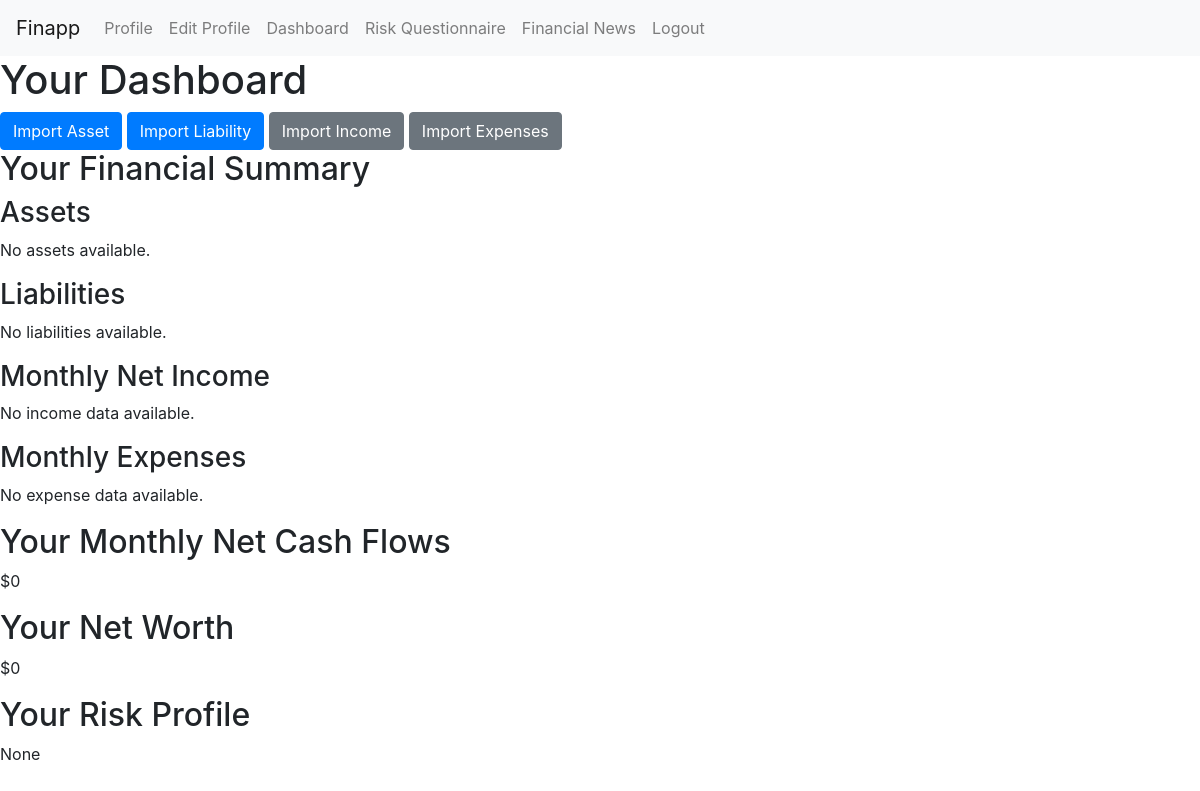
Page /Finapp/dashboard/ (signed in) on the earlier database version.
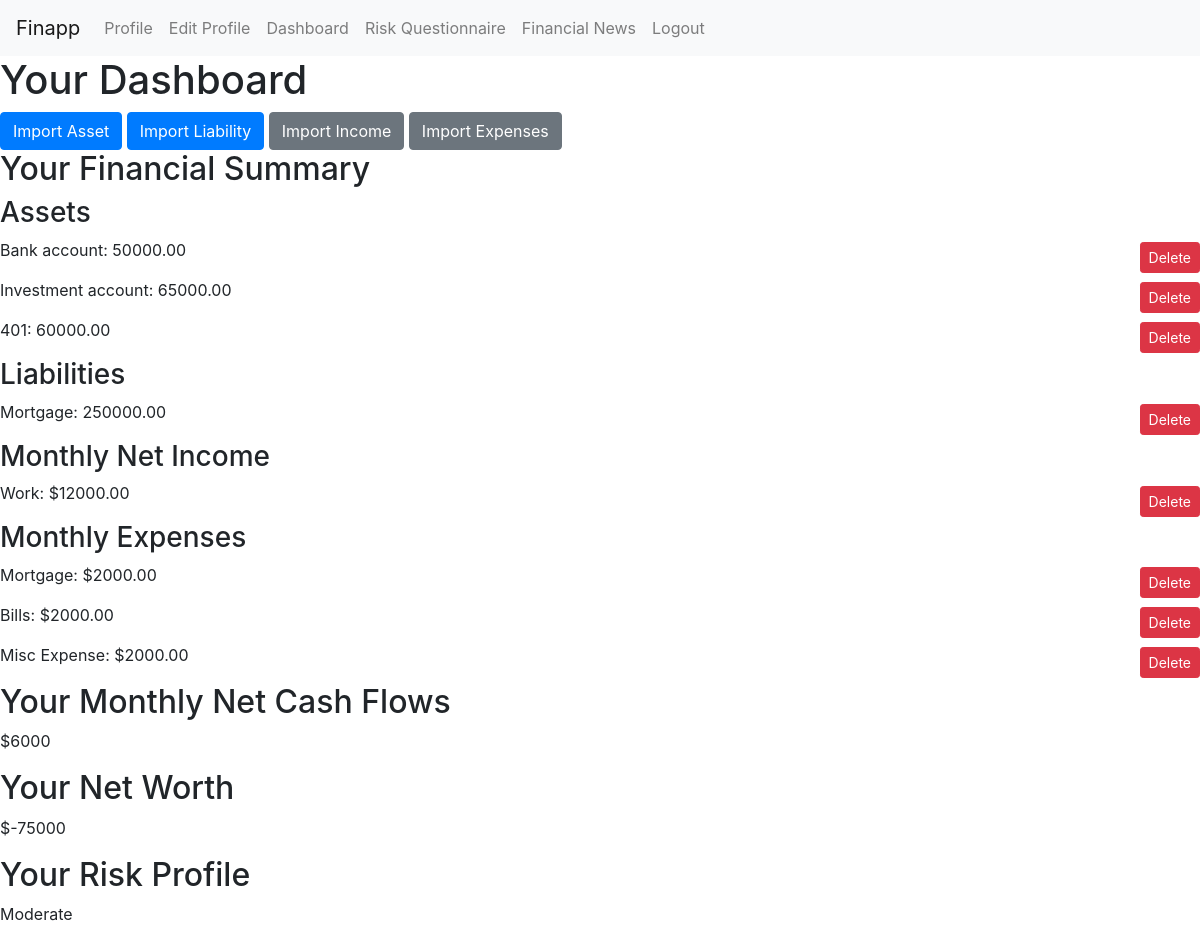
Same page on the later database version.
### Finapp/models.py (models this page shows, shortened)
class Asset(models.Model):
    name = models.CharField(max_length=100)
    amount = models.DecimalField(max_digits=10, decimal_places=2)
    user = models.ForeignKey(User, null=True, on_delete=models.CASCADE)

class Liability(models.Model):
    name = models.CharField(max_length=100)
    amount = models.DecimalField(max_digits=10, decimal_places=2)
    user = models.ForeignKey(User, null=True, on_delete=models.CASCADE)

class Income(models.Model):
    user = models.ForeignKey(User, on_delete=models.CASCADE)
    name = models.CharField(max_length=100, default='Misc Income')
    net_income = models.DecimalField(max_digits=10, decimal_places=2)
    date_added = models.DateField(auto_now_add=True)

class Expense(models.Model):
    user = models.ForeignKey(User, on_delete=models.CASCADE)
    name = models.CharField(max_length=100, default='Misc Expense')
    amount = models.DecimalField(max_digits=10, decimal_places=2)
    date_added = models.DateField(auto_now_add=True)
    expense_type = models.CharField(max_length=50)

class UserProfile(models.Model):
    user = models.OneToOneField(User, on_delete=models.CASCADE)
    full_name = models.CharField(max_length=255)
    bio = models.TextField(blank=True)
    profile_picture = models.ImageField(upload_to='profile_pics/', blank=True)
    risk_profile = models.CharField(max_length=50, blank=True, null=True)

### Finapp/views.py (the view)
# urls.py: path('dashboard/', views.dashboard, name='dashboard'),
@login_required
def dashboard(request):
    assets = Asset.objects.filter(user=request.user)
    liabilities = Liability.objects.filter(user=request.user)
    user_profile = UserProfile.objects.get(user=request.user)  # Get the user profile
    incomes = Income.objects.filter(user=request.user)
    expenses = Expense.objects.filter(user=request.user)
    total_assets = assets.aggregate(total=Sum('amount'))['total'] or 0
    total_liabilities = liabilities.aggregate(total=Sum('amount'))['total'] or 0
    total_incomes = incomes.aggregate(total=Sum('net_income'))['total'] or 0
    total_expenses = expenses.aggregate(total=Sum('amount'))['total'] or 0
    net_cash_flows = total_incomes - total_expenses
    net_worth = total_assets - total_liabilities
    context = {
        'assets': assets,
        'liabilities': liabilities,
        'net_worth': net_worth,
        'net_cash_flows': net_cash_flows,  # Added this line
        'risk_profile': user_profile.risk_profile if user_profile else None,
        'incomes': incomes,
        'expenses': expenses,
    }
    return render(request, 'dashboard.html', context)

### Finapp/templates/dashboard.html
{% extends 'base.html' %}
{% block content %}
    <h1>Your Dashboard</h1>
    <div class="dashboard-links">
        <a href="{% url 'Finapp:import_asset' %}" class="btn btn-primary">Import Asset</a>
        <a href="{% url 'Finapp:import_liability' %}" class="btn btn-primary">Import Liability</a>
        <a href="{% url 'Finapp:import_income' %}" class="btn btn-secondary">Import Income</a>
        <a href="{% url 'Finapp:import_expense' %}" class="btn btn-secondary">Import Expenses</a>
    </div>
    <div class="financial-summary">
        <h2>Your Financial Summary</h2>
        <h3>Assets</h3>
        {% for asset in assets %}
            <div class="financial-data" style="display: flex; justify-content: space-between; align-items: center;">
                <p>{{ asset.name }}: {{ asset.amount }}</p>
                <a href="{% url 'Finapp:delete_asset' asset.id %}" class="btn btn-danger btn-sm" style="margin-left: 10px;">Delete</a>
            </div>
        {% empty %}
            <p>No assets available.</p>
        {% endfor %}
        <h3>Liabilities</h3>
        {% for liability in liabilities %}
            <div class="financial-data" style="display: flex; justify-content: space-between; align-items: center;">
                <p>{{ liability.name }}: {{ liability.amount }}</p>
                <a href="{% url 'Finapp:delete_liability' liability.id %}" class="btn btn-danger btn-sm" style="margin-left: 10px;">Delete</a>
            </div>
        {% empty %}
            <p>No liabilities available.</p>
        {% endfor %}
        <h3>Monthly Net Income</h3>
        {% for income in incomes %}
            <div class="financial-data" style="display: flex; justify-content: space-between; align-items: center;">
                <p>{{ income.name }}: ${{ income.net_income }}</p>
                <a href="{% url 'Finapp:delete_income' income.id %}" class="btn btn-danger btn-sm" style="margin-left: 10px;">Delete</a>
            </div>
        {% empty %}
            <p>No income data available.</p>
        {% endfor %}
        <h3>Monthly Expenses</h3>
        {% for expense in expenses %}
            <div class="financial-data" style="display: flex; justify-content: space-between; align-items: center;">
                <p>{{ expense.name }}: ${{ expense.amount }}</p>
                <a href="{% url 'Finapp:delete_expense' expense.id %}" class="btn btn-danger btn-sm" style="margin-left: 10px;">Delete</a>
            </div>
        {% empty %}
            <p>No expense data available.</p>
        {% endfor %}
        <h2>Your Monthly Net Cash Flows</h2>
        <div class="financial-data">
            <p>${{ net_cash_flows }}</p>
        </div>
    </div>
    <div class="net-worth-section">
        <h2>Your Net Worth</h2>
        <p>${{ net_worth }}</p>
    </div>
    <div class="risk-profile-section">
        <h2>Your Risk Profile</h2>
        <p>{{ risk_profile }}</p>
    </div>
{% endblock %}

### Finapp/templates/base.html (shortened to what this page needs)
<!DOCTYPE html>
<html lang="en">
<head>
    <link rel="stylesheet" href="https://stackpath.bootstrapcdn.com/bootstrap/4.5.2/css/bootstrap.min.css">
</head>
<body>
    <nav class="navbar navbar-expand-lg navbar-light bg-light">
        <a class="navbar-brand" href="{% url 'Finapp:dashboard' %}">Finapp</a>
        <div class="collapse navbar-collapse" id="navbarNav">
            <ul class="navbar-nav">
                {% if user.is_authenticated %}
                <li class="nav-item">
                    <a class="nav-link" href="{% url 'Finapp:view_profile' %}">Profile</a>
                </li>
                <li class="nav-item">
                    <a class="nav-link" href="{% url 'Finapp:edit_profile' %}">Edit Profile</a>
                </li>
                <li class="nav-item">
                    <a class="nav-link" href="{% url 'Finapp:dashboard' %}">Dashboard</a>
                </li>
                <li class="nav-item">
                    <a class="nav-link" href="{% url 'Finapp:questionnaire' %}">Risk Questionnaire</a>
                </li>
                <li class="nav-item">
                    <a class="nav-link" href="{% url 'Finapp:financial_news' %}">Financial News</a>
                </li>
                <li class="nav-item">
                    <a class="nav-link" href="{% url 'Finapp:logout' %}">Logout</a>
                </li>
                {% else %}
                <li class="nav-item">
                    <a class="nav-link" href="{% url 'Finapp:login' %}">Login</a>
                </li>
                {% endif %}
            </ul>
        </div>
    </nav>
    <main>
        {% block content %}{% endblock %}
    </main>
</body>
</html>

Differences in the rows shown:
added Asset: name "Bank account", amount "50000.00"
added Asset: name "Investment account", amount "65000.00"
added Asset: name "401", amount "60000.00"
added Liability: name "Mortgage", amount "250000.00"
added Income: name "Work", net_income "12000.00"
added Expense: name "Mortgage", amount "2000.00"
added Expense: name "Bills", amount "2000.00"
added Expense: name "Misc Expense", amount "2000.00"
now on this page (row edited): UserProfile: risk_profile "Moderate"
Other differences:
{{ net_cash_flows }}: "0" → "6000"
{{ net_worth }}: "0" → "-75000"
{{ risk_profile }}: "None" → (not shown)
text no longer shown: "No assets available. No liabilities available. No income data available. No expense data available."
